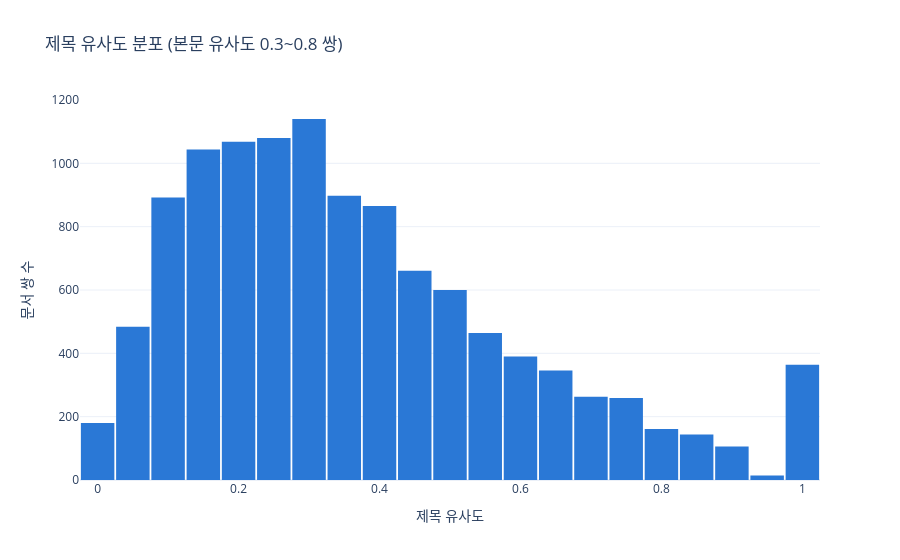

The cell this chart's notebook holds for it:
### Markdown cell above
## 13. 같은 보도자료 기사 — 제목 유사도 (`indexer/dedup.py` v2)
- 12번에서 매체마다 같은 보도자료를 다시 쓴 기사가 본문 유사도 0.35~0.55 에 머무는 것을 확인했다
- 같은 구간에 관점이 다른 분석 기사도 섞여 있으므로, 본문 유사도(0.3 이상)와 제목 유사도를 함께 본다
- 제목 유사도 구간별 표본을 읽고 **같은 사안을 같은 내용으로 보도한 쌍**이 시작되는 지점을 `title_threshold` 로 정한다

### Code cell
from indexer.dedup import title_similarity

pairs["title_similarity"] = [title_similarity(info.loc[a, "title"], info.loc[b, "title"])
                             for a, b in zip(pairs["a"], pairs["b"])]
mid = pairs[pairs["similarity"] < 0.8]  # 본문만으로는 재배포본으로 보지 않는 구간
print(f"본문 유사도 0.3~0.8 쌍 {len(mid):,}개의 제목 유사도 분포")
fig = px.histogram(mid, x="title_similarity", nbins=40, title="제목 유사도 분포 (본문 유사도 0.3~0.8 쌍)",
                   labels={"title_similarity": "제목 유사도"}, color_discrete_sequence=SERIES[:1])
fig.update_layout(bargap=0.05, yaxis_title="문서 쌍 수")
fig.show()

for lo, hi in [(0.0, 0.2), (0.2, 0.3), (0.3, 0.4), (0.4, 0.5), (0.5, 0.6), (0.6, 1.01)]:
    band = mid[(mid["title_similarity"] >= lo) & (mid["title_similarity"] < hi)]
    print(f"\n--- 제목 유사도 {lo:.1f}~{min(hi, 1.0):.1f}: {len(band):,}쌍 — 같은 내용의 보도인가, 다른 관점의 기사인가?")
    for _, pair in band.sample(min(6, len(band)), random_state=7).iterrows():
        a, b = info.loc[pair["a"]], info.loc[pair["b"]]
        print(f"[본문 {pair['similarity']:.2f} · 제목 {pair['title_similarity']:.2f}] {a['source']} | {a['title']}")
        print(f"{'':22}{b['source']} | {b['title']}")

ids = info.index
edges = lambda mask: pairs.loc[mask, ["a", "b", "similarity"]].itertuples(index=False, name=None)
rows = [("v1: 본문 ≥ 0.8", count_duplicates(ids, edges(pairs["similarity"] >= 0.8), 0))]
for t in (0.3, 0.4, 0.5, 0.6):
    rule = (pairs["similarity"] >= 0.8) | (pairs["title_similarity"] >= t)  # pairs 는 이미 본문 0.3 이상
    removed = count_duplicates(ids, edges(rule), 0)
    rows.append((f"본문 ≥ 0.8 또는 (본문 ≥ 0.3 · 제목 ≥ {t})", removed))
table = pd.DataFrame(rows, columns=["규칙", "제거되는 기사"])
table["남는 뉴스"] = len(docs) - table["제거되는 기사"]
display(table)

### Figure 1 — Plotly figure (JSON) as saved in the notebook; plotly's stock layout.template omitted (floating-point values rounded to 4 significant figures; data arrays with more than 128 entries replaced by an {"elided": "..."} marker saying what was removed)
{"data": [{"bingroup": "x", "hovertemplate": "제목 유사도=%{x}<br>count=%{y}<extra></extra>", "legendgroup": "", "marker": {"color": "#2a78d6", "pattern": {"shape": ""}}, "name": "", "nbinsx": 40, "orientation": "v", "showlegend": false, "type": "histogram", "x": {"elided": "11423 float values"}, "xaxis": "x", "yaxis": "y"}], "layout": {"bargap": 0.05, "barmode": "relative", "legend": {"tracegroupgap": 0}, "title": {"text": "제목 유사도 분포 (본문 유사도 0.3~0.8 쌍)"}, "xaxis": {"anchor": "y", "domain": [0, 1], "title": {"text": "제목 유사도"}}, "yaxis": {"anchor": "x", "domain": [0, 1], "title": {"text": "문서 쌍 수"}}}}
